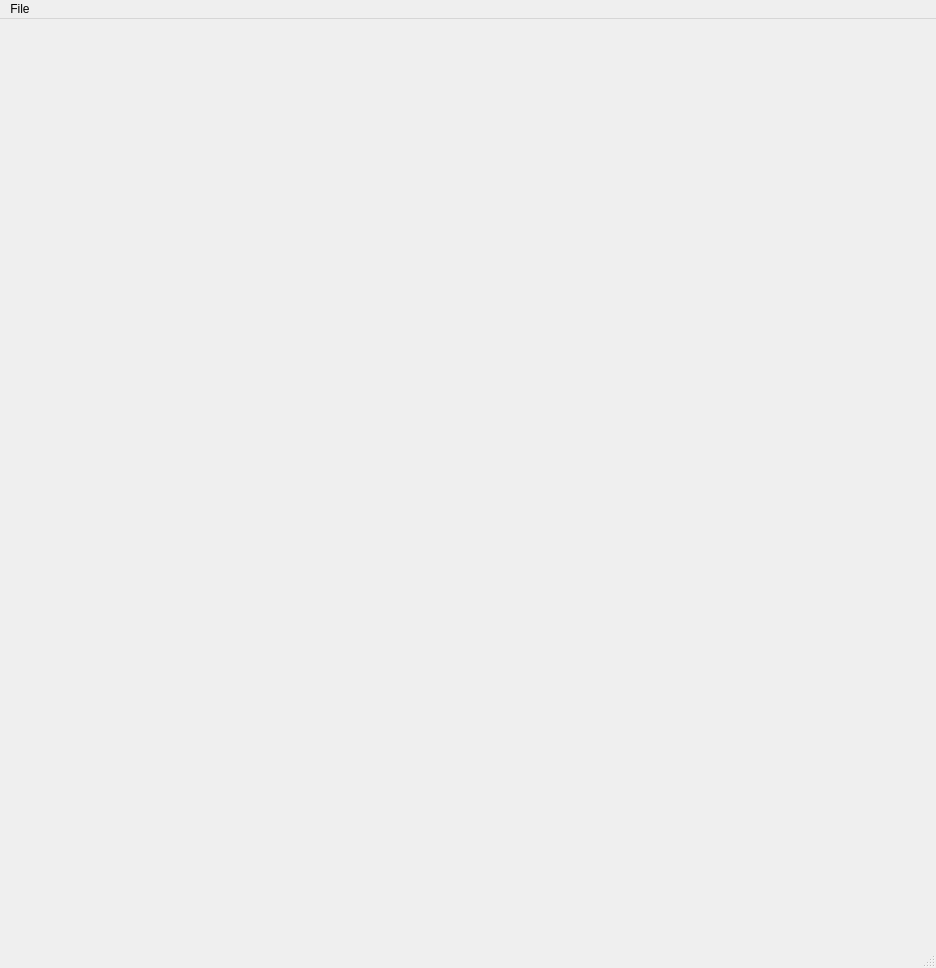
<?xml version="1.0" encoding="UTF-8"?>
<ui version="4.0">
 <class>MainWindow</class>
 <widget class="QMainWindow" name="MainWindow">
  <property name="geometry">
   <rect>
    <x>0</x>
    <y>0</y>
    <width>936</width>
    <height>968</height>
   </rect>
  </property>
  <property name="acceptDrops">
   <bool>false</bool>
  </property>
  <property name="windowTitle">
   <string>MainWindow</string>
  </property>
  <widget class="QWidget" name="centralwidget">
   <widget class="QWidget" name="verticalLayoutWidget">
    <property name="geometry">
     <rect>
      <x>30</x>
      <y>116</y>
      <width>871</width>
      <height>171</height>
     </rect>
    </property>
    <layout class="QVBoxLayout" name="verticalLayout_Top">
     <property name="sizeConstraint">
      <enum>QLayout::SetMinimumSize</enum>
     </property>
    </layout>
   </widget>
   <widget class="QWidget" name="layoutWidget">
    <property name="geometry">
     <rect>
      <x>30</x>
      <y>320</y>
      <width>411</width>
      <height>561</height>
     </rect>
    </property>
    <layout class="QVBoxLayout" name="verticalLayoutLeft"/>
   </widget>
   <widget class="QWidget" name="gridLayoutWidget">
    <property name="geometry">
     <rect>
      <x>470</x>
      <y>320</y>
      <width>431</width>
      <height>561</height>
     </rect>
    </property>
    <layout class="QGridLayout" name="gridLayout_Right"/>
   </widget>
   <widget class="QWidget" name="horizontalLayoutWidget">
    <property name="geometry">
     <rect>
      <x>30</x>
      <y>0</y>
      <width>871</width>
      <height>101</height>
     </rect>
    </property>
    <layout class="QHBoxLayout" name="horizontalLayout_Top"/>
   </widget>
  </widget>
  <widget class="QMenuBar" name="menubar">
   <property name="geometry">
    <rect>
     <x>0</x>
     <y>0</y>
     <width>936</width>
     <height>24</height>
    </rect>
   </property>
   <widget class="QMenu" name="menuFile">
    <property name="title">
     <string>File</string>
    </property>
    <addaction name="separator"/>
    <addaction name="actionDoctors_Show"/>
   </widget>
   <addaction name="menuFile"/>
  </widget>
  <widget class="QStatusBar" name="statusbar"/>
  <action name="actionMenu">
   <property name="text">
    <string>Menu</string>
   </property>
  </action>
  <action name="actionWhatever">
   <property name="text">
    <string>Whatever</string>
   </property>
  </action>
  <action name="actionAnd_this">
   <property name="text">
    <string>And this</string>
   </property>
  </action>
  <action name="actionWhen">
   <property name="text">
    <string>When</string>
   </property>
  </action>
  <action name="actionso">
   <property name="text">
    <string>so</string>
   </property>
  </action>
  <action name="actionDoctors">
   <property name="text">
    <string>Doctors...</string>
   </property>
  </action>
  <action name="actionDoctors_Show">
   <property name="text">
    <string>Doctors...</string>
   </property>
  </action>
 </widget>
 <resources/>
 <connections/>
</ui>
